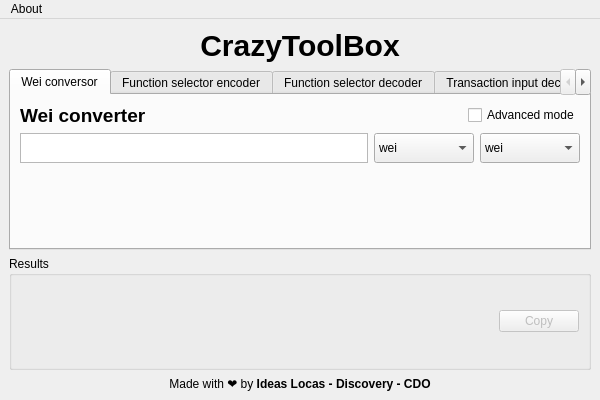
<?xml version="1.0" encoding="UTF-8"?>
<ui version="4.0">
 <class>MainWindow</class>
 <widget class="QMainWindow" name="MainWindow">
  <property name="geometry">
   <rect>
    <x>0</x>
    <y>0</y>
    <width>600</width>
    <height>400</height>
   </rect>
  </property>
  <property name="minimumSize">
   <size>
    <width>600</width>
    <height>400</height>
   </size>
  </property>
  <property name="windowTitle">
   <string>CrazyToolBox</string>
  </property>
  <widget class="QWidget" name="centralwidget">
   <layout class="QVBoxLayout" name="verticalLayout">
    <item>
     <widget class="QLabel" name="titleLabel">
      <property name="text">
       <string>&lt;html&gt;&lt;head/&gt;&lt;body&gt;&lt;p&gt;&lt;span style=&quot; font-size:30px; font-weight:700;&quot;&gt;CrazyToolBox&lt;/span&gt;&lt;/p&gt;&lt;/body&gt;&lt;/html&gt;</string>
      </property>
      <property name="textFormat">
       <enum>Qt::RichText</enum>
      </property>
      <property name="alignment">
       <set>Qt::AlignCenter</set>
      </property>
     </widget>
    </item>
    <item>
     <widget class="QTabWidget" name="tabWidget">
      <property name="sizePolicy">
       <sizepolicy hsizetype="Preferred" vsizetype="Expanding">
        <horstretch>0</horstretch>
        <verstretch>0</verstretch>
       </sizepolicy>
      </property>
      <property name="currentIndex">
       <number>0</number>
      </property>
      <widget class="QWidget" name="weiConversor">
       <attribute name="title">
        <string>Wei conversor</string>
       </attribute>
       <layout class="QGridLayout" name="gridLayout_3">
        <item row="1" column="2">
         <spacer name="horizontalSpacer_2">
          <property name="orientation">
           <enum>Qt::Horizontal</enum>
          </property>
          <property name="sizeHint" stdset="0">
           <size>
            <width>40</width>
            <height>20</height>
           </size>
          </property>
         </spacer>
        </item>
        <item row="1" column="0" colspan="2">
         <widget class="QLabel" name="label_4">
          <property name="text">
           <string>&lt;html&gt;&lt;head/&gt;&lt;body&gt;&lt;p&gt;&lt;span style=&quot; font-size:14pt; font-weight:700;&quot;&gt;Wei converter&lt;/span&gt;&lt;/p&gt;&lt;/body&gt;&lt;/html&gt;</string>
          </property>
          <property name="textFormat">
           <enum>Qt::RichText</enum>
          </property>
         </widget>
        </item>
        <item row="1" column="3">
         <widget class="QCheckBox" name="advancedModeCheckbox">
          <property name="font">
           <font>
            <underline>false</underline>
            <stylestrategy>PreferAntialias</stylestrategy>
           </font>
          </property>
          <property name="layoutDirection">
           <enum>Qt::LeftToRight</enum>
          </property>
          <property name="text">
           <string>Advanced mode</string>
          </property>
          <property name="checkable">
           <bool>true</bool>
          </property>
          <property name="tristate">
           <bool>false</bool>
          </property>
         </widget>
        </item>
        <item row="4" column="0" colspan="4">
         <layout class="QHBoxLayout" name="horizontalLayout">
          <item>
           <widget class="QPlainTextEdit" name="weiConverterInput">
            <property name="sizePolicy">
             <sizepolicy hsizetype="Preferred" vsizetype="Minimum">
              <horstretch>0</horstretch>
              <verstretch>0</verstretch>
             </sizepolicy>
            </property>
            <property name="minimumSize">
             <size>
              <width>0</width>
              <height>30</height>
             </size>
            </property>
            <property name="maximumSize">
             <size>
              <width>16777215</width>
              <height>30</height>
             </size>
            </property>
            <property name="inputMethodHints">
             <set>Qt::ImhDigitsOnly</set>
            </property>
            <property name="verticalScrollBarPolicy">
             <enum>Qt::ScrollBarAlwaysOff</enum>
            </property>
            <property name="horizontalScrollBarPolicy">
             <enum>Qt::ScrollBarAlwaysOff</enum>
            </property>
           </widget>
          </item>
          <item>
           <widget class="QComboBox" name="weiConverterFrom">
            <property name="sizePolicy">
             <sizepolicy hsizetype="Preferred" vsizetype="Minimum">
              <horstretch>0</horstretch>
              <verstretch>0</verstretch>
             </sizepolicy>
            </property>
            <property name="minimumSize">
             <size>
              <width>100</width>
              <height>30</height>
             </size>
            </property>
            <property name="maximumSize">
             <size>
              <width>100</width>
              <height>16777215</height>
             </size>
            </property>
            <item>
             <property name="text">
              <string>wei</string>
             </property>
            </item>
            <item>
             <property name="text">
              <string>gwei</string>
             </property>
            </item>
            <item>
             <property name="text">
              <string>ether</string>
             </property>
            </item>
           </widget>
          </item>
          <item>
           <widget class="QComboBox" name="weiConverterTo">
            <property name="sizePolicy">
             <sizepolicy hsizetype="Preferred" vsizetype="Minimum">
              <horstretch>0</horstretch>
              <verstretch>0</verstretch>
             </sizepolicy>
            </property>
            <property name="minimumSize">
             <size>
              <width>100</width>
              <height>30</height>
             </size>
            </property>
            <property name="maximumSize">
             <size>
              <width>100</width>
              <height>16777215</height>
             </size>
            </property>
            <item>
             <property name="text">
              <string>wei</string>
             </property>
            </item>
            <item>
             <property name="text">
              <string>gwei</string>
             </property>
            </item>
            <item>
             <property name="text">
              <string>ether</string>
             </property>
            </item>
           </widget>
          </item>
         </layout>
        </item>
        <item row="5" column="0" colspan="4">
         <spacer name="verticalSpacer">
          <property name="orientation">
           <enum>Qt::Vertical</enum>
          </property>
          <property name="sizeHint" stdset="0">
           <size>
            <width>20</width>
            <height>40</height>
           </size>
          </property>
         </spacer>
        </item>
       </layout>
      </widget>
      <widget class="QWidget" name="fsEncoder">
       <attribute name="title">
        <string>Function selector encoder</string>
       </attribute>
       <layout class="QGridLayout" name="gridLayout_2">
        <item row="0" column="0">
         <widget class="QLabel" name="label_16">
          <property name="text">
           <string>&lt;html&gt;&lt;head/&gt;&lt;body&gt;&lt;p&gt;&lt;span style=&quot; font-size:14pt; font-weight:700;&quot;&gt;Function selector encoder&lt;/span&gt;&lt;/p&gt;&lt;/body&gt;&lt;/html&gt;</string>
          </property>
         </widget>
        </item>
        <item row="1" column="0" colspan="5">
         <widget class="QStackedWidget" name="fsEncoderStackedWidget">
          <property name="sizePolicy">
           <sizepolicy hsizetype="Preferred" vsizetype="Preferred">
            <horstretch>0</horstretch>
            <verstretch>0</verstretch>
           </sizepolicy>
          </property>
          <property name="minimumSize">
           <size>
            <width>100</width>
            <height>0</height>
           </size>
          </property>
          <property name="currentIndex">
           <number>0</number>
          </property>
          <widget class="QWidget" name="page">
           <layout class="QGridLayout" name="gridLayout_5">
            <property name="leftMargin">
             <number>0</number>
            </property>
            <property name="topMargin">
             <number>0</number>
            </property>
            <property name="rightMargin">
             <number>0</number>
            </property>
            <property name="bottomMargin">
             <number>0</number>
            </property>
            <item row="5" column="4" colspan="9">
             <layout class="QHBoxLayout" name="paramsLayout">
              <property name="spacing">
               <number>3</number>
              </property>
              <property name="sizeConstraint">
               <enum>QLayout::SetDefaultConstraint</enum>
              </property>
             </layout>
            </item>
            <item row="6" column="1">
             <widget class="QLabel" name="label_3">
              <property name="sizePolicy">
               <sizepolicy hsizetype="Preferred" vsizetype="Preferred">
                <horstretch>0</horstretch>
                <verstretch>0</verstretch>
               </sizepolicy>
              </property>
              <property name="minimumSize">
               <size>
                <width>110</width>
                <height>0</height>
               </size>
              </property>
              <property name="text">
               <string>Function signature</string>
              </property>
              <property name="scaledContents">
               <bool>false</bool>
              </property>
              <property name="margin">
               <number>0</number>
              </property>
              <property name="indent">
               <number>-1</number>
              </property>
             </widget>
            </item>
            <item row="5" column="1">
             <widget class="QLabel" name="label_2">
              <property name="sizePolicy">
               <sizepolicy hsizetype="Preferred" vsizetype="Preferred">
                <horstretch>0</horstretch>
                <verstretch>0</verstretch>
               </sizepolicy>
              </property>
              <property name="minimumSize">
               <size>
                <width>110</width>
                <height>0</height>
               </size>
              </property>
              <property name="text">
               <string>Function params</string>
              </property>
              <property name="wordWrap">
               <bool>false</bool>
              </property>
              <property name="margin">
               <number>0</number>
              </property>
              <property name="indent">
               <number>-1</number>
              </property>
             </widget>
            </item>
            <item row="4" column="1">
             <widget class="QLabel" name="label">
              <property name="sizePolicy">
               <sizepolicy hsizetype="Preferred" vsizetype="Preferred">
                <horstretch>0</horstretch>
                <verstretch>0</verstretch>
               </sizepolicy>
              </property>
              <property name="minimumSize">
               <size>
                <width>110</width>
                <height>0</height>
               </size>
              </property>
              <property name="text">
               <string>Function name</string>
              </property>
              <property name="wordWrap">
               <bool>false</bool>
              </property>
              <property name="margin">
               <number>0</number>
              </property>
              <property name="indent">
               <number>-1</number>
              </property>
             </widget>
            </item>
            <item row="5" column="3">
             <widget class="QPushButton" name="removeParamButton">
              <property name="sizePolicy">
               <sizepolicy hsizetype="Ignored" vsizetype="Fixed">
                <horstretch>0</horstretch>
                <verstretch>0</verstretch>
               </sizepolicy>
              </property>
              <property name="minimumSize">
               <size>
                <width>30</width>
                <height>30</height>
               </size>
              </property>
              <property name="maximumSize">
               <size>
                <width>30</width>
                <height>30</height>
               </size>
              </property>
              <property name="text">
               <string>➖</string>
              </property>
             </widget>
            </item>
            <item row="10" column="1" rowspan="2" colspan="12">
             <spacer name="verticalSpacer_5">
              <property name="orientation">
               <enum>Qt::Vertical</enum>
              </property>
              <property name="sizeHint" stdset="0">
               <size>
                <width>20</width>
                <height>40</height>
               </size>
              </property>
             </spacer>
            </item>
            <item row="5" column="2">
             <widget class="QPushButton" name="addParamButton">
              <property name="sizePolicy">
               <sizepolicy hsizetype="Ignored" vsizetype="Fixed">
                <horstretch>0</horstretch>
                <verstretch>0</verstretch>
               </sizepolicy>
              </property>
              <property name="minimumSize">
               <size>
                <width>30</width>
                <height>30</height>
               </size>
              </property>
              <property name="maximumSize">
               <size>
                <width>30</width>
                <height>30</height>
               </size>
              </property>
              <property name="text">
               <string>➕</string>
              </property>
             </widget>
            </item>
            <item row="4" column="2" colspan="11">
             <widget class="QPlainTextEdit" name="functionSelectorNameInput">
              <property name="sizePolicy">
               <sizepolicy hsizetype="Ignored" vsizetype="Preferred">
                <horstretch>0</horstretch>
                <verstretch>0</verstretch>
               </sizepolicy>
              </property>
              <property name="minimumSize">
               <size>
                <width>0</width>
                <height>30</height>
               </size>
              </property>
              <property name="maximumSize">
               <size>
                <width>16777215</width>
                <height>30</height>
               </size>
              </property>
             </widget>
            </item>
            <item row="6" column="2" colspan="11">
             <widget class="QPlainTextEdit" name="functionSignatureOutput">
              <property name="sizePolicy">
               <sizepolicy hsizetype="Ignored" vsizetype="Expanding">
                <horstretch>0</horstretch>
                <verstretch>0</verstretch>
               </sizepolicy>
              </property>
              <property name="maximumSize">
               <size>
                <width>16777215</width>
                <height>20</height>
               </size>
              </property>
              <property name="styleSheet">
               <string notr="true">border:none; background: transparent;</string>
              </property>
              <property name="verticalScrollBarPolicy">
               <enum>Qt::ScrollBarAlwaysOff</enum>
              </property>
              <property name="horizontalScrollBarPolicy">
               <enum>Qt::ScrollBarAlwaysOff</enum>
              </property>
              <property name="readOnly">
               <bool>true</bool>
              </property>
              <property name="plainText">
               <string/>
              </property>
              <property name="centerOnScroll">
               <bool>false</bool>
              </property>
             </widget>
            </item>
           </layout>
          </widget>
          <widget class="QWidget" name="page_2">
           <layout class="QGridLayout" name="gridLayout_6">
            <property name="leftMargin">
             <number>0</number>
            </property>
            <property name="topMargin">
             <number>0</number>
            </property>
            <property name="rightMargin">
             <number>0</number>
            </property>
            <property name="bottomMargin">
             <number>0</number>
            </property>
            <item row="0" column="1" colspan="2">
             <widget class="QPlainTextEdit" name="functionSelectorSignatureInput">
              <property name="minimumSize">
               <size>
                <width>0</width>
                <height>30</height>
               </size>
              </property>
              <property name="maximumSize">
               <size>
                <width>16777215</width>
                <height>30</height>
               </size>
              </property>
             </widget>
            </item>
            <item row="0" column="0">
             <widget class="QLabel" name="label_15">
              <property name="sizePolicy">
               <sizepolicy hsizetype="Fixed" vsizetype="Preferred">
                <horstretch>0</horstretch>
                <verstretch>0</verstretch>
               </sizepolicy>
              </property>
              <property name="minimumSize">
               <size>
                <width>110</width>
                <height>0</height>
               </size>
              </property>
              <property name="text">
               <string>Function signature</string>
              </property>
             </widget>
            </item>
            <item row="1" column="0" colspan="3">
             <spacer name="verticalSpacer_4">
              <property name="orientation">
               <enum>Qt::Vertical</enum>
              </property>
              <property name="sizeHint" stdset="0">
               <size>
                <width>20</width>
                <height>40</height>
               </size>
              </property>
             </spacer>
            </item>
           </layout>
          </widget>
         </widget>
        </item>
        <item row="0" column="4">
         <widget class="QCheckBox" name="advancedModeCheckbox2">
          <property name="text">
           <string>Advanced mode</string>
          </property>
         </widget>
        </item>
        <item row="0" column="1" colspan="3">
         <spacer name="horizontalSpacer">
          <property name="orientation">
           <enum>Qt::Horizontal</enum>
          </property>
          <property name="sizeHint" stdset="0">
           <size>
            <width>40</width>
            <height>20</height>
           </size>
          </property>
         </spacer>
        </item>
       </layout>
      </widget>
      <widget class="QWidget" name="fsDecoder">
       <attribute name="title">
        <string>Function selector decoder</string>
       </attribute>
       <layout class="QGridLayout" name="gridLayout_9">
        <item row="1" column="1">
         <widget class="QPlainTextEdit" name="functionSelectorDecoderInput">
          <property name="sizePolicy">
           <sizepolicy hsizetype="Expanding" vsizetype="Expanding">
            <horstretch>0</horstretch>
            <verstretch>0</verstretch>
           </sizepolicy>
          </property>
          <property name="minimumSize">
           <size>
            <width>0</width>
            <height>30</height>
           </size>
          </property>
          <property name="maximumSize">
           <size>
            <width>16777215</width>
            <height>30</height>
           </size>
          </property>
         </widget>
        </item>
        <item row="1" column="0">
         <widget class="QLabel" name="label_9">
          <property name="text">
           <string>Input your function selector here:</string>
          </property>
         </widget>
        </item>
        <item row="0" column="0" colspan="2">
         <widget class="QLabel" name="label_8">
          <property name="text">
           <string>&lt;html&gt;&lt;head/&gt;&lt;body&gt;&lt;p&gt;&lt;span style=&quot; font-size:14pt; font-weight:700;&quot;&gt;Function selector decoder&lt;/span&gt;&lt;/p&gt;&lt;/body&gt;&lt;/html&gt;</string>
          </property>
         </widget>
        </item>
        <item row="2" column="0" colspan="2">
         <spacer name="verticalSpacer_3">
          <property name="orientation">
           <enum>Qt::Vertical</enum>
          </property>
          <property name="sizeHint" stdset="0">
           <size>
            <width>20</width>
            <height>40</height>
           </size>
          </property>
         </spacer>
        </item>
       </layout>
      </widget>
      <widget class="QWidget" name="transactionInputDecoder">
       <attribute name="title">
        <string>Transaction input decoder</string>
       </attribute>
       <layout class="QVBoxLayout" name="verticalLayout_2">
        <item>
         <widget class="QLabel" name="label_11">
          <property name="sizePolicy">
           <sizepolicy hsizetype="Preferred" vsizetype="Fixed">
            <horstretch>0</horstretch>
            <verstretch>0</verstretch>
           </sizepolicy>
          </property>
          <property name="text">
           <string>&lt;html&gt;&lt;head/&gt;&lt;body&gt;&lt;p&gt;&lt;span style=&quot; font-size:14pt; font-weight:700;&quot;&gt;Transaction input decoder&lt;/span&gt;&lt;/p&gt;&lt;/body&gt;&lt;/html&gt;</string>
          </property>
         </widget>
        </item>
        <item>
         <widget class="QLabel" name="label_10">
          <property name="sizePolicy">
           <sizepolicy hsizetype="Preferred" vsizetype="Fixed">
            <horstretch>0</horstretch>
            <verstretch>0</verstretch>
           </sizepolicy>
          </property>
          <property name="text">
           <string>Paste your transaction input here:</string>
          </property>
         </widget>
        </item>
        <item>
         <widget class="QPlainTextEdit" name="transactionInputDecoderInput">
          <property name="sizePolicy">
           <sizepolicy hsizetype="Expanding" vsizetype="Expanding">
            <horstretch>0</horstretch>
            <verstretch>0</verstretch>
           </sizepolicy>
          </property>
          <property name="plainText">
           <string/>
          </property>
         </widget>
        </item>
       </layout>
      </widget>
      <widget class="QWidget" name="keccak256Hash">
       <attribute name="title">
        <string>Keccak-256 hash</string>
       </attribute>
       <layout class="QVBoxLayout" name="verticalLayout_3">
        <item>
         <widget class="QLabel" name="label_21">
          <property name="sizePolicy">
           <sizepolicy hsizetype="Preferred" vsizetype="Fixed">
            <horstretch>0</horstretch>
            <verstretch>0</verstretch>
           </sizepolicy>
          </property>
          <property name="text">
           <string>&lt;html&gt;&lt;head/&gt;&lt;body&gt;&lt;p&gt;&lt;span style=&quot; font-size:14pt; font-weight:700;&quot;&gt;Keccak-256 hash&lt;/span&gt;&lt;/p&gt;&lt;/body&gt;&lt;/html&gt;</string>
          </property>
         </widget>
        </item>
        <item>
         <widget class="QLabel" name="label_22">
          <property name="sizePolicy">
           <sizepolicy hsizetype="Preferred" vsizetype="Fixed">
            <horstretch>0</horstretch>
            <verstretch>0</verstretch>
           </sizepolicy>
          </property>
          <property name="text">
           <string>Input your text to generate a hashed output:</string>
          </property>
         </widget>
        </item>
        <item>
         <widget class="QPlainTextEdit" name="keccak256HashInput">
          <property name="sizePolicy">
           <sizepolicy hsizetype="Expanding" vsizetype="Expanding">
            <horstretch>0</horstretch>
            <verstretch>0</verstretch>
           </sizepolicy>
          </property>
         </widget>
        </item>
       </layout>
      </widget>
      <widget class="QWidget" name="eip55Validator">
       <attribute name="title">
        <string>EIP55 validator</string>
       </attribute>
       <layout class="QGridLayout" name="gridLayout_16">
        <item row="2" column="0">
         <widget class="QPlainTextEdit" name="eip55ValidatorInput">
          <property name="sizePolicy">
           <sizepolicy hsizetype="Expanding" vsizetype="Expanding">
            <horstretch>0</horstretch>
            <verstretch>0</verstretch>
           </sizepolicy>
          </property>
          <property name="maximumSize">
           <size>
            <width>16777215</width>
            <height>60</height>
           </size>
          </property>
         </widget>
        </item>
        <item row="0" column="0">
         <widget class="QLabel" name="label_36">
          <property name="text">
           <string>&lt;html&gt;&lt;head/&gt;&lt;body&gt;&lt;p&gt;&lt;span style=&quot; font-size:14pt; font-weight:700;&quot;&gt;EIP55 validator&lt;/span&gt;&lt;/p&gt;&lt;/body&gt;&lt;/html&gt;</string>
          </property>
         </widget>
        </item>
        <item row="1" column="0">
         <widget class="QLabel" name="label_37">
          <property name="text">
           <string>Input your address here to validate and generate a correct one (in case of failure):</string>
          </property>
         </widget>
        </item>
        <item row="3" column="0">
         <spacer name="verticalSpacer_11">
          <property name="orientation">
           <enum>Qt::Vertical</enum>
          </property>
          <property name="sizeHint" stdset="0">
           <size>
            <width>20</width>
            <height>40</height>
           </size>
          </property>
         </spacer>
        </item>
       </layout>
      </widget>
      <widget class="QWidget" name="signatureOwner">
       <property name="styleSheet">
        <string notr="true"/>
       </property>
       <attribute name="title">
        <string>Signature owner</string>
       </attribute>
       <layout class="QGridLayout" name="gridLayout_17">
        <property name="leftMargin">
         <number>0</number>
        </property>
        <property name="topMargin">
         <number>0</number>
        </property>
        <property name="rightMargin">
         <number>0</number>
        </property>
        <property name="bottomMargin">
         <number>0</number>
        </property>
        <item row="0" column="0">
         <widget class="QScrollArea" name="scrollArea">
          <property name="frameShape">
           <enum>QFrame::NoFrame</enum>
          </property>
          <property name="widgetResizable">
           <bool>true</bool>
          </property>
          <widget class="QWidget" name="scrollAreaWidgetContents">
           <property name="geometry">
            <rect>
             <x>0</x>
             <y>0</y>
             <width>278</width>
             <height>226</height>
            </rect>
           </property>
           <layout class="QGridLayout" name="gridLayout">
            <item row="0" column="0">
             <widget class="QLabel" name="label_39">
              <property name="text">
               <string>&lt;html&gt;&lt;head/&gt;&lt;body&gt;&lt;p&gt;&lt;span style=&quot; font-size:14pt; font-weight:700;&quot;&gt;Discover the signature owner&lt;/span&gt;&lt;/p&gt;&lt;/body&gt;&lt;/html&gt;</string>
              </property>
             </widget>
            </item>
            <item row="2" column="0">
             <widget class="QPlainTextEdit" name="signatureMessageHashInput">
              <property name="sizePolicy">
               <sizepolicy hsizetype="Expanding" vsizetype="Expanding">
                <horstretch>0</horstretch>
                <verstretch>0</verstretch>
               </sizepolicy>
              </property>
              <property name="maximumSize">
               <size>
                <width>16777215</width>
                <height>60</height>
               </size>
              </property>
             </widget>
            </item>
            <item row="4" column="0">
             <widget class="QPlainTextEdit" name="signatureInput">
              <property name="sizePolicy">
               <sizepolicy hsizetype="Expanding" vsizetype="Expanding">
                <horstretch>0</horstretch>
                <verstretch>0</verstretch>
               </sizepolicy>
              </property>
              <property name="maximumSize">
               <size>
                <width>16777215</width>
                <height>60</height>
               </size>
              </property>
             </widget>
            </item>
            <item row="3" column="0">
             <widget class="QLabel" name="label_40">
              <property name="text">
               <string>Signature</string>
              </property>
             </widget>
            </item>
            <item row="1" column="0">
             <widget class="QLabel" name="label_38">
              <property name="text">
               <string>Signature message / hash</string>
              </property>
             </widget>
            </item>
            <item row="5" column="0">
             <spacer name="verticalSpacer_2">
              <property name="orientation">
               <enum>Qt::Vertical</enum>
              </property>
              <property name="sizeHint" stdset="0">
               <size>
                <width>20</width>
                <height>40</height>
               </size>
              </property>
             </spacer>
            </item>
           </layout>
          </widget>
         </widget>
        </item>
       </layout>
      </widget>
     </widget>
    </item>
    <item>
     <widget class="QGroupBox" name="groupBox">
      <property name="sizePolicy">
       <sizepolicy hsizetype="Preferred" vsizetype="Maximum">
        <horstretch>0</horstretch>
        <verstretch>0</verstretch>
       </sizepolicy>
      </property>
      <property name="minimumSize">
       <size>
        <width>0</width>
        <height>0</height>
       </size>
      </property>
      <property name="maximumSize">
       <size>
        <width>16777215</width>
        <height>16777215</height>
       </size>
      </property>
      <property name="title">
       <string>Results</string>
      </property>
      <layout class="QGridLayout" name="gridLayout_4">
       <property name="leftMargin">
        <number>9</number>
       </property>
       <item row="0" column="2">
        <widget class="QPushButton" name="copyButton">
         <property name="enabled">
          <bool>false</bool>
         </property>
         <property name="sizePolicy">
          <sizepolicy hsizetype="Fixed" vsizetype="Maximum">
           <horstretch>0</horstretch>
           <verstretch>0</verstretch>
          </sizepolicy>
         </property>
         <property name="text">
          <string>Copy</string>
         </property>
        </widget>
       </item>
       <item row="0" column="0">
        <widget class="QTextEdit" name="outputLabel">
         <property name="sizePolicy">
          <sizepolicy hsizetype="Preferred" vsizetype="Maximum">
           <horstretch>0</horstretch>
           <verstretch>0</verstretch>
          </sizepolicy>
         </property>
         <property name="minimumSize">
          <size>
           <width>0</width>
           <height>60</height>
          </size>
         </property>
         <property name="maximumSize">
          <size>
           <width>16777215</width>
           <height>16777215</height>
          </size>
         </property>
         <property name="styleSheet">
          <string notr="true">background: transparent;
border: transparent;</string>
         </property>
         <property name="readOnly">
          <bool>true</bool>
         </property>
         <property name="markdown">
          <string/>
         </property>
         <property name="html">
          <string>&lt;!DOCTYPE HTML PUBLIC &quot;-//W3C//DTD HTML 4.0//EN&quot; &quot;http://www.w3.org/TR/REC-html40/strict.dtd&quot;&gt;
&lt;html&gt;&lt;head&gt;&lt;meta name=&quot;qrichtext&quot; content=&quot;1&quot; /&gt;&lt;meta charset=&quot;utf-8&quot; /&gt;&lt;style type=&quot;text/css&quot;&gt;
p, li { white-space: pre-wrap; }
hr { height: 1px; border-width: 0; }
li.unchecked::marker { content: &quot;\2610&quot;; }
li.checked::marker { content: &quot;\2612&quot;; }
&lt;/style&gt;&lt;/head&gt;&lt;body style=&quot; font-family:'Segoe UI'; font-size:9pt; font-weight:400; font-style:normal;&quot;&gt;
&lt;p style=&quot;-qt-paragraph-type:empty; margin-top:0px; margin-bottom:0px; margin-left:0px; margin-right:0px; -qt-block-indent:0; text-indent:0px;&quot;&gt;&lt;br /&gt;&lt;/p&gt;&lt;/body&gt;&lt;/html&gt;</string>
         </property>
        </widget>
       </item>
      </layout>
     </widget>
    </item>
    <item>
     <widget class="QLabel" name="footerLabel">
      <property name="text">
       <string>&lt;html&gt;&lt;head/&gt;&lt;body&gt;&lt;p align=&quot;center&quot;&gt;Made with ❤️ by &lt;span style=&quot; font-weight:700;&quot;&gt;Ideas Locas - Discovery - CDO&lt;/span&gt;&lt;/p&gt;&lt;/body&gt;&lt;/html&gt;</string>
      </property>
     </widget>
    </item>
   </layout>
  </widget>
  <widget class="QMenuBar" name="menuBar">
   <property name="geometry">
    <rect>
     <x>0</x>
     <y>0</y>
     <width>600</width>
     <height>22</height>
    </rect>
   </property>
   <widget class="QMenu" name="menuAbout">
    <property name="title">
     <string>About</string>
    </property>
    <addaction name="licenseAttributionsAction"/>
   </widget>
   <addaction name="menuAbout"/>
  </widget>
  <action name="licenseAttributionsAction">
   <property name="text">
    <string>Licenses attribution</string>
   </property>
  </action>
 </widget>
 <resources/>
 <connections/>
</ui>
